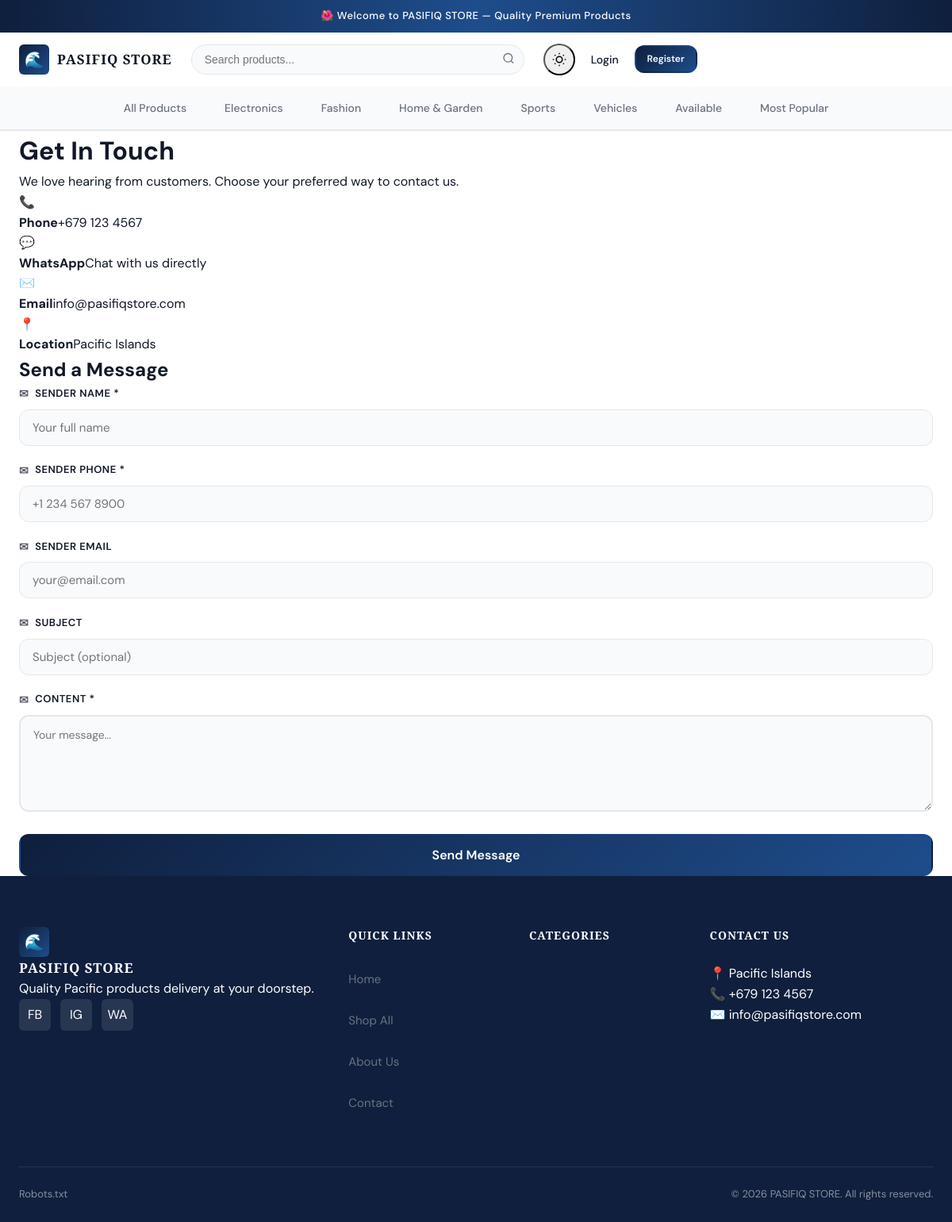
Page /contact/ on the committed database.
### core/models.py (models this page shows, shortened)
class SiteSettings(models.Model):
    store_name = models.CharField(max_length=100, default='PASIFIQ STORE')
    tagline = models.CharField(max_length=200, blank=True)
    phone = models.CharField(max_length=20, blank=True)
    whatsapp = models.CharField(max_length=20, blank=True)
    email = models.EmailField(blank=True)
    address = models.TextField(blank=True)
    facebook = models.URLField(blank=True)
    instagram = models.URLField(blank=True)
    twitter = models.URLField(blank=True)
    logo = models.ImageField(upload_to='site/', blank=True, null=True)
    hero_image = models.ImageField(upload_to='site/', blank=True, null=True)
    about_text = models.TextField(blank=True)
    updated_at = models.DateTimeField(auto_now=True)
    class Meta:
        db_table = 'site_settings'
        verbose_name = 'Site Settings'
        verbose_name_plural = 'Site Settings'

### categories/models.py (models this page shows, shortened)
class Category(models.Model):
    name = models.CharField(max_length=100)
    slug = models.SlugField(unique=True)
    description = models.TextField(blank=True)
    image = models.ImageField(upload_to='categories/', blank=True, null=True)
    parent = models.ForeignKey('self', null=True, blank=True, related_name='children', on_delete=models.SET_NULL)
    is_active = models.BooleanField(default=True)
    sort_order = models.IntegerField(default=0)
    created_at = models.DateTimeField(auto_now_add=True)
    class Meta:
        db_table = 'categories'
        verbose_name_plural = 'categories'
        ordering = ['sort_order', 'name']
        indexes = [models.Index(fields=['slug']), models.Index(fields=['parent'])]
    def get_absolute_url(self):
        from django.urls import reverse
        return reverse('categories:detail', kwargs={'slug': self.slug})

### core/views.py (the view)
def contact(request):
    if request.method == 'POST':
        form = MessageForm(request.POST)
        if form.is_valid():
            msg = form.save(commit=False)
            if request.user.is_authenticated:
                msg.user = request.user
            msg.ip_address = request.META.get('REMOTE_ADDR')
            msg.save()
            try:
                from notifications.utils import notify_owner_new_inquiry
                notify_owner_new_inquiry(msg)
            except:
                pass
            from django.contrib import messages
            messages.success(request, 'Your message has been sent! We will contact you shortly.')
            return redirect('core:contact')
    else:
        if request.user.is_authenticated:
            form = MessageForm(initial={
                'sender_name': request.user.get_full_name() or request.user.username,
                'sender_email': request.user.email,
                'sender_phone': request.user.phone,
            })
        else:
            form = MessageForm()
    return render(request, 'core/contact.html', {'form': form})

### messaging/forms.py
class MessageForm(forms.ModelForm):
    class Meta:
        model = Message
        fields = ('sender_name', 'sender_phone', 'sender_email', 'subject', 'content')
        widgets = {
            'content': forms.Textarea(attrs={'rows': 5, 'placeholder': 'Your message...'}),
            'sender_name': forms.TextInput(attrs={'placeholder': 'Your full name'}),
            'sender_phone': forms.TextInput(attrs={'placeholder': '+1 234 567 8900'}),
            'sender_email': forms.EmailInput(attrs={'placeholder': 'your@email.com'}),
            'subject': forms.TextInput(attrs={'placeholder': 'Subject (optional)'}),
        }

### comparison/context_processors.py (called while the page is built)
def comparison_context(request):
    if request.user.is_authenticated:
        items = ComparisonItem.objects.filter(user=request.user)
    else:
        session_key = request.session.session_key
        items = ComparisonItem.objects.filter(session_key=session_key) if session_key else ComparisonItem.objects.none()
    return {
        'comparison_count': items.count(),
        'comparison_product_ids': list(items.values_list('product_id', flat=True)),
    }

### core/context_processors.py (called while the page is built)
def global_context(request):
    try:
        site_settings = SiteSettings.objects.first()
    except:
        site_settings = None
    return {
        'store_name': getattr(site_settings, 'store_name', settings.STORE_NAME),
        'store_phone': getattr(site_settings, 'phone', settings.STORE_PHONE),
        'store_whatsapp': getattr(site_settings, 'whatsapp', settings.STORE_WHATSAPP),
        'store_email': getattr(site_settings, 'email', settings.STORE_EMAIL),
        'store_address': getattr(site_settings, 'address', settings.STORE_ADDRESS),
        'site_settings': site_settings,
    }

### core/templatetags/core_tags.py (called while the page is built)
@register.simple_tag
def get_nav_categories():
    return Category.objects.filter(is_active=True, parent=None)[:8]

### notifications/context_processors.py (called while the page is built)
def notifications_context(request):
    if request.user.is_authenticated and (request.user.is_store_owner or request.user.is_superuser):
        unread = Notification.objects.filter(recipient=request.user, is_read=False).count()
        recent = Notification.objects.filter(recipient=request.user).order_by('-created_at')[:5]
    else:
        unread = 0
        recent = []
    return {'unread_notifications': unread, 'recent_notifications': recent}

### templates/core/contact.html (shortened to what this page needs)
{% extends 'base.html' %}
{% block content %}
<div class="container contact-page">
<div class="contact-grid">
<div class="contact-info">
<h1>Get In Touch</h1>
<p>We love hearing from customers. Choose your preferred way to contact us.</p>
<div class="contact-methods">
<a href="tel:{{ store_phone }}" class="contact-method"><span class="cm-icon">📞</span><div><strong>Phone</strong><span>{{ store_phone }}</span></div></a>
<a href="#" class="contact-method" id="contactWhatsApp"><span class="cm-icon">💬</span><div><strong>WhatsApp</strong><span>Chat with us directly</span></div></a>
<a href="mailto:{{ store_email }}" class="contact-method"><span class="cm-icon">✉️</span><div><strong>Email</strong><span>{{ store_email }}</span></div></a>
<div class="contact-method"><span class="cm-icon">📍</span><div><strong>Location</strong><span>{{ store_address }}</span></div></div>
</div>
</div>
<div class="contact-form-wrap">
<h2>Send a Message</h2>
<form method="post" class="contact-form">
{% for field in form %}
<div class="form-group"><label>{{ field.label }}{% if field.field.required %} *{% endif %}</label>{{ field }}{% for error in field.errors %}<div class="field-error">{{ error }}</div>{% endfor %}</div>
{% endfor %}
<button type="submit" class="btn btn-primary btn-full">Send Message</button>
</form>
</div>
</div>
</div>{% endblock %}

### templates/base.html (shortened to what this page needs)
<!DOCTYPE html>
<html lang="en" data-theme="light">
<head>
    {% load static %}
    <link rel="stylesheet" href="{% static 'css/main.css' %}">
</head>
<body class="{% block body_class %}{% endblock %}">
    <div class="announcement-bar">
        <div class="container">
            <span>🌺 Welcome to {{ store_name }} — Quality Premium Products</span>
        </div>
    </div>
    <header class="site-header">
        <nav class="nav-container">
            <div class="nav-logo">
                <a href="{% url 'core:home' %}" class="nav-logo">
                    <div class="logo-icon">🌊</div>
                    <div class="logo-text">{{ store_name }}</div>
                </a>
            </div>
            <form class="nav-search" action="{% url 'search_app:search' %}" method="GET">
                <input type="text" name="q" placeholder="Search products..." class="search-input"
                    value="{{ request.GET.q }}" id="searchInput" autocomplete="off">
                <button type="submit" class="search-btn">
                    <svg width="16" height="16" viewBox="0 0 24 24" fill="none" stroke="currentColor" stroke-width="2">
                        <circle cx="11" cy="11" r="8" />
                        <path d="m21 21-4.35-4.35" />
                    </svg>
                </button>
            </form>
            <div class="nav-actions">
                <button id="themeToggle" class="nav-icon-btn" title="Toggle Theme">
                </button>
                {% if request.user.is_authenticated %}
                {% if request.user.is_store_owner or request.user.is_superuser %}
                <a href="{% url 'dashboard:index' %}" class="nav-link" title="Dashboard">
                    Dashboard
                    {% if unread_notifications > 0 %}<span class="badge">{{ unread_notifications }}</span>{% endif %}
                </a>
                {% endif %}
                <a href="{% url 'comparison:view' %}" class="nav-icon-btn" title="Compare">
                    <svg width="18" height="18" viewBox="0 0 24 24" fill="none" stroke="currentColor" stroke-width="2">
                        <polyline points="22 12 18 12 15 21 9 3 6 12 2 12" />
                    </svg>
                    {% if comparison_count > 0 %}<span class="badge">{{ comparison_count }}</span>{% endif %}
                </a>
                <a href="{% url 'wishlist:list' %}" class="nav-icon-btn" title="Wishlist">
                    <svg width="18" height="18" viewBox="0 0 24 24" fill="none" stroke="currentColor" stroke-width="2">
                        <path
                            d="M20.84 4.61a5.5 5.5 0 0 0-7.78 0L12 5.67l-1.06-1.06a5.5 5.5 0 0 0-7.78 7.78l1.06 1.06L12 21.23l7.78-7.78 1.06-1.06a5.5 5.5 0 0 0 0-7.78z" />
                    </svg>
                    {% if wishlist_count > 0 %}<span class="badge">{{ wishlist_count }}</span>{% endif %}
                </a>
                <div class="nav-dropdown">
                    <a href="{% url 'users:profile' %}" class="nav-link">
                        {{ request.user.username }} <span class="nav-chevron">▼</span>
                    </a>
                    <div class="dropdown-menu dropdown-right">
                        <a href="{% url 'users:profile' %}" class="dropdown-item">Profile</a>
                        <div class="dropdown-divider"></div>
                        <form method="post" action="{% url 'users:logout' %}" id="logoutForm">
                            {% csrf_token %}
                            <button type="submit" class="dropdown-item text-accent">Logout</button>
                        </form>
                    </div>
                </div>
                {% else %}
                <a href="{% url 'users:login' %}" class="nav-link">Login</a>
                <a href="{% url 'users:register' %}" class="btn btn-primary btn-sm">Register</a>
                {% endif %}
            </div>
        </nav>
        {% if request.resolver_match.url_name != 'home' or request.resolver_match.namespace != 'core' %}
        <div class="category-nav">
            <div class="container">
                <a href="{% url 'products:list' %}"
                    class="category-nav-link {% if request.resolver_match.url_name == 'list' and not request.GET.category and not request.GET.status %}active{% endif %}">All
                    Products</a>
                {% load core_tags %}
                {% get_nav_categories as nav_cats %}
                {% for cat in nav_cats %}
                <a href="{{ cat.get_absolute_url }}"
                    class="category-nav-link {% if selected_category == cat.slug or category.slug == cat.slug %}active{% endif %}">
                    {{ cat.name }}
                </a>
                {% endfor %}
                <a href="{% url 'products:list' %}?status=available"
                    class="category-nav-link {% if request.GET.status == 'available' %}active{% endif %}">Available</a>
                <a href="{% url 'products:list' %}?sort=view_count"
                    class="category-nav-link {% if request.GET.sort == 'view_count' %}active{% endif %}">Most
                    Popular</a>
            </div>
        </div>
        {% endif %}
    </header>
    <main class="main-content">
        {% block content %}{% endblock %}
    </main>
    <footer class="site-footer">
        <div class="footer-container">
            <div class="footer-grid">
                <div class="footer-col">
                    <a href="{% url 'core:home' %}" class="footer-logo">
                        <div class="logo-icon">🌊</div>
                        <div class="logo-text">{{ store_name }}</div>
                    </a>
                    <p class="footer-desc">{{ store_tagline|default:'Quality Pacific products delivery at your doorstep.' }}</p>
                    <div class="footer-social">
                        <a href="#" class="social-btn">FB</a>
                        <a href="#" class="social-btn">IG</a>
                        <a href="#" class="social-btn">WA</a>
                    </div>
                </div>
                <div class="footer-col collapsible-col">
                    <h4 class="footer-heading">Quick Links <span class="footer-toggle">+</span></h4>
                    <ul class="footer-list">
                        <li><a href="{% url 'core:home' %}">Home</a></li>
                        <li><a href="{% url 'products:list' %}">Shop All</a></li>
                        <li><a href="#">About Us</a></li>
                        <li><a href="#">Contact</a></li>
                    </ul>
                </div>
                <div class="footer-col collapsible-col">
                    <h4 class="footer-heading">Categories <span class="footer-toggle">+</span></h4>
                </div>
                <div class="footer-col collapsible-col">
                    <h4 class="footer-heading">Contact Us <span class="footer-toggle">+</span></h4>
                    <div class="footer-contact footer-list">
                        <div class="contact-item">📍 {{ store_address }}</div>
                        <div class="contact-item">📞 {{ store_phone }}</div>
                        <div class="contact-item">✉️ {{ store_email }}</div>
                    </div>
                </div>
            </div>
            <div class="footer-bottom">
                <a href="{% url 'core:robots_txt' %}">Robots.txt</a>
                <p>&copy; {% now "Y" %} {{ store_name }}. All rights reserved.</p>
            </div>
        </div>
    </footer>
</body>
</html>

### rows in the picture
SiteSettings: store_name "PASIFIQ STORE", phone "+679 123 4567", email "info@pasifiqstore.com", address "Pacific Islands"
Category: name "Electronics"
Category: name "Fashion"
Category: name "Home & Garden"
Category: name "Sports"
Category: name "Vehicles"

### other values in the picture
{{ field.label }} "SENDER NAME" "SENDER PHONE" "SENDER EMAIL" "SUBJECT" "CONTENT"
